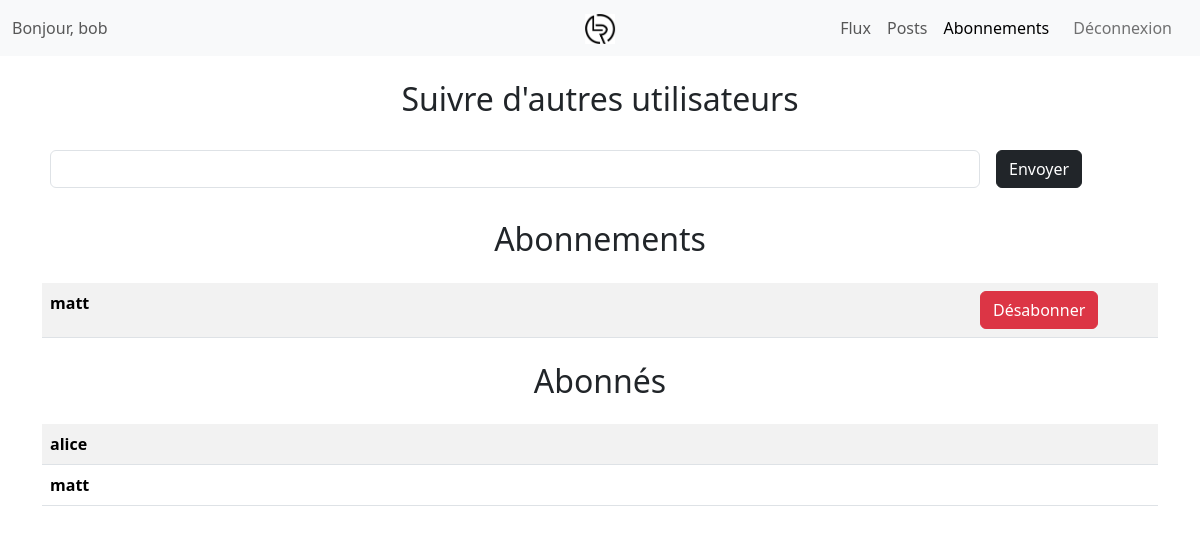
/following/ (signed in), run on the app's committed database.
### accounts/models.py (models this page shows)
class User(AbstractUser):
    pass

### reviews/models.py (models this page shows)
class UserFollows(models.Model):
    user = models.ForeignKey(to=settings.AUTH_USER_MODEL,
                             on_delete=models.CASCADE,
                             related_name='following')
    followed_user = models.ForeignKey(to=settings.AUTH_USER_MODEL,
                                      on_delete=models.CASCADE,
                                      related_name='followed_by')
    class Meta:
        unique_together = ('user', 'followed_user',)

### reviews/views/follow_views.py (the view, shortened to what this page needs)
# urls.py: path('following/', follow_views.following, name='following'),
@login_required
def following(request):
    form = forms.UserFollowsForm(user=request.user)
    followed_users = models.UserFollows.objects.filter(user=request.user)
    following_users = models.UserFollows.objects.filter(followed_user=request.user)
    context = {
        'form': form,
        'followed_users': followed_users,
        'following_users': following_users,
        'navbar': 'following',
    }
    return render(request, 'reviews/following.html', context=context)

### reviews/forms.py (shortened to what this page needs)
class UserFollowsForm(forms.ModelForm):
    followed_user = forms.CharField(
        max_length=150,
        label='Nom d\'utilisateur à suivre',
        widget=forms.TextInput(attrs={'list': 'followed_users'})
    )
    def __init__(self, user, *args, **kwargs):
        super().__init__(*args, **kwargs)
        self.user = user
        self.choices = User.objects.all().exclude(
            Q(followed_by__in=self.user.following.all())
            | Q(id=self.user.id)
        ).values('username')
    class Meta:
        model = models.UserFollows
        fields = ['followed_user']

### reviews/templates/reviews/following.html (shortened to what this page needs)
{% extends 'reviews/base.html' %}
{% load widget_tweaks %}
{% block content %}
    <h2 class="text-center m-4">Suivre d'autres utilisateurs</h2>
    <form autocomplete="off" method="post" enctype="multipart/form-data">
        <div class="d-flex">
            {% for field in form.visible_fields %}
                <div class="form-group col-10 m-2">
                    {{ field|add_class:'form-control' }}
                </div>
            {% endfor %}
            <button type="submit" class="btn btn-dark m-2">Envoyer</button>
        </div>
    </form>
    <h2 class="text-center m-4">Abonnements</h2>
        {% if followed_users %}
        <table class="table table-striped table-hover">
            {% for user_follows in followed_users %}
                <tr>
                    <th class="col-10">{{ user_follows.followed_user.username }}</th>
                    <th><a href="{% url 'unfollow' user_follows.id %}" class="btn btn-danger">Désabonner</a></th>
                </tr>
            {% endfor %}
        </table>
        {% else %}
            <p class="text-center">C'est bien vide... commençons par suivre d'autres utilisateurs !</p>
        {% endif %}
    <h2 class="text-center m-4">Abonnés</h2>
    {% if following_users %}
        <table class="table table-striped table-hover">
            {% for user_follows in following_users %}
                <tr>
                    <th>{{ user_follows.user.username }}</th>
                </tr>
            {% endfor %}
        </table>
    {% else %}
        <p class="text-center">Vous n'êtes suivi par aucun utilisateur.</p>
    {% endif %}
{% endblock %}

### reviews/templates/reviews/base.html (shortened to what this page needs)
{% load static %}
<!DOCTYPE html>
<html lang="fr">
<head>
    <link href="https://cdn.jsdelivr.net/npm/bootstrap@5.3.3/dist/css/bootstrap.min.css" rel="stylesheet">
</head>
<body>
    <nav class="navbar navbar-expand-lg navbar-light bg-light">
        <div class="container-fluid">
            <span class="navbar-text d-none d-lg-block me-auto">
                Bonjour, {{ user.username }}
            </span>
            <a class="navbar-brand navbar-brand-center" href="{% url 'flux' %}">
                <img src="{% static 'img/logo.png' %}" alt="LitReview Logo" height="30">
            </a>
            <div class="collapse navbar-collapse" id="navbarNav">
                <ul class="navbar-nav ms-auto mb-2 mb-lg-0">
                    <li class="nav-item">
                        <a class="nav-link {% if request.resolver_match.url_name == 'flux' %}active{% endif %}" aria-current="page" href="{% url 'flux' %}">Flux</a>
                    </li>
                    <li class="nav-item">
                        <a class="nav-link {% if request.resolver_match.url_name == 'user_posts' %}active{% endif %}" href="{% url 'user-posts' %}">Posts</a>
                    </li>
                    <li class="nav-item">
                        <a class="nav-link {% if request.resolver_match.url_name == 'following' %}active{% endif %}" href="{% url 'following' %}">Abonnements</a>
                    </li>
                    <li class="nav-item">
                        <form action="{% url 'logout' %}" method="post" style="display: inline;">
                            <button type="submit" class="nav-link" style="border: none; background: none; padding: 0.5rem 1rem; color: rgba(0,0,0,.55);">
                                Déconnexion
                            </button>
                        </form>
                    </li>
                </ul>
            </div>
        </div>
    </nav>
   <div class="container mt-4">
        {% block content %}{% endblock %}
    </div>
</body>
</html>

### reviews/templates/reviews/base.html (style rules this page uses)
.navbar-brand-center { position: absolute; left: 50%; transform: translateX(-50%); }

### data on the page
User: username "bob"
UserFollows: followed_user.username "matt"
UserFollows: user.username "alice"
UserFollows: user.username "matt"
